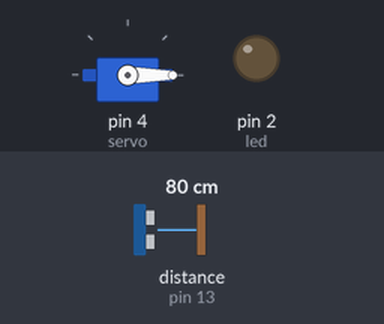
Recording of a sketch running on a simulated Arduino Uno, built with avr-gcc and run on an emulated ATmega328P. Parts: servo, output pins drawn as LEDs (lit = HIGH). Wiring (inferred from the names in the program): ultrasonic range finder: trigger pin 12; echo pin 13. The inputs (shaded band) are chosen by the test bench; at power-on: distance to the obstacle (sensor on pin 13) 80 cm. The echo pulse lasts 58.3 µs per cm; pins used as bus, display or sensor lines are not drawn.

Above: at 1.2 s.
1.3 s: distance to the obstacle (sensor on pin 13) set to 25 cm
2.8 s: distance to the obstacle (sensor on pin 13) set to 20 cm
At 4.5 s:
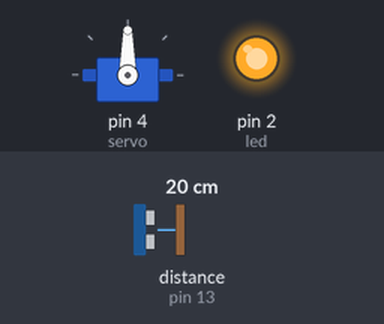
5.3 s: distance to the obstacle (sensor on pin 13) set to 35 cm
At 6.1 s:
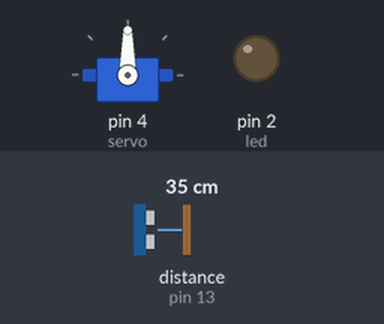
7.3 s: distance to the obstacle (sensor on pin 13) set to 2 cm
At 9.1 s:
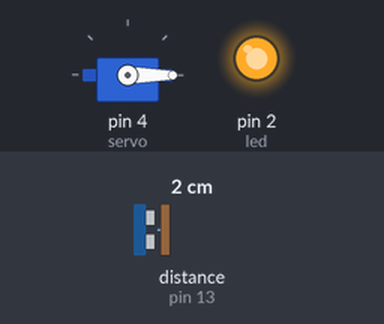
9.8 s: distance to the obstacle (sensor on pin 13) set to 60 cm
At 10.7 s:
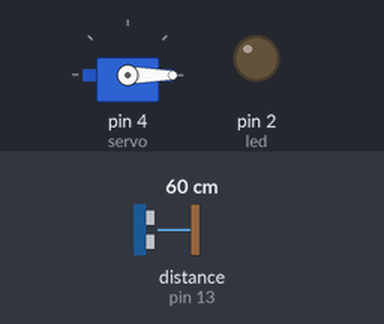
Timing chart, 0 to 12.8 s (numbered marks = the images above; inputs shaded):
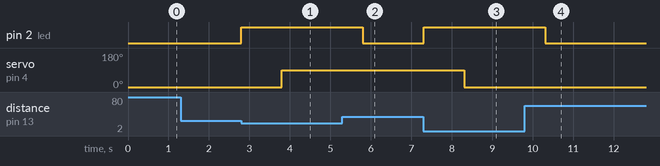

Measured:
- the behaviour switches between 22 and 21 cm on distance to the obstacle (sensor on pin 13) (found by bisection; images 0 and 1)
- after the input at 1.3 s, every drawn part: stays the same
- after the input at 2.8 s, pin 2 (led): LOW → HIGH at once; servo on pin 4 (servo): 0° → 90° after 1.0 s
- after the input at 5.3 s, pin 2 (led): HIGH → LOW after 0.51 s; servo on pin 4 (servo): stays 90° (without the input it goes to 0° after 1.5 s)
- after the input at 7.3 s, pin 2 (led): LOW → HIGH at once; servo on pin 4 (servo): 90° → 0° after 1.0 s
- after the input at 9.8 s, pin 2 (led): HIGH → LOW after 0.51 s; servo on pin 4 (servo): stays 0° (without the input it goes to 90° after 1.5 s)

The sketch:

atividade_rob_seguran_a1.ino
```cpp
#include <Servo.h>

Servo objServo;
int servo = 4;
int led = 2;

int trig = 12;
int echo = 13;

int posicao = 0;
long duracao;
int distancia;

void setup()
{
  objServo.attach(servo);
  pinMode(led,OUTPUT);
  pinMode(trig, OUTPUT);
  pinMode(echo, INPUT);
  Serial.begin(9600);

}
void loop()
{

  objServo.write(posicao);

  digitalWrite(trig, LOW);
  delayMicroseconds(2);
  digitalWrite(trig, HIGH);
  delayMicroseconds(10);
  digitalWrite(trig, LOW);

  // Ler o tempo de resposta
  duracao = pulseIn(echo, HIGH);
  distancia = duracao * 0.034 / 2;
  digitalWrite(led,LOW);
  if(posicao != 90){
      if (distancia <= 20) {
          digitalWrite(led,HIGH);
          delay(1000);
          posicao = 90;
          objServo.write(posicao);
          delay(2000);
      }
  }else if (distancia <= 20) {
      digitalWrite(led,HIGH);
      delay(1000);
      posicao = 0;
      objServo.write(posicao);
      delay(2000);
  }

}
```
